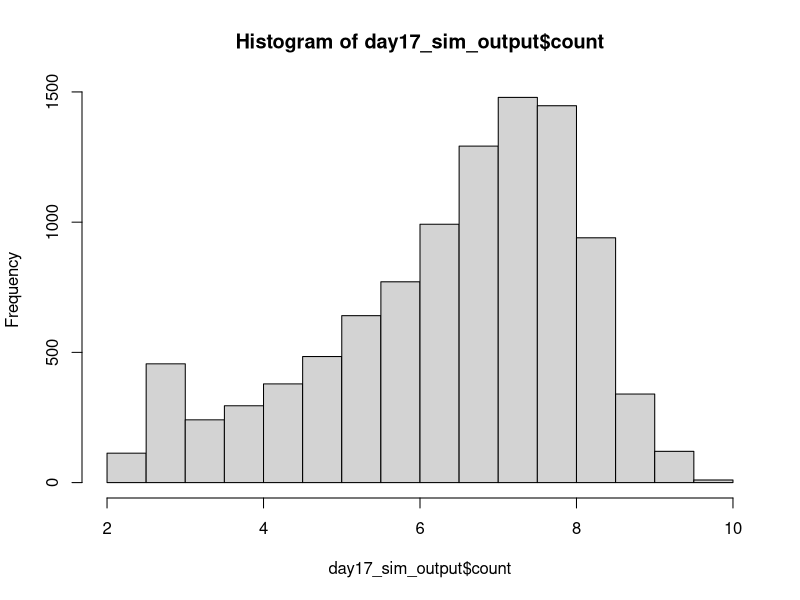
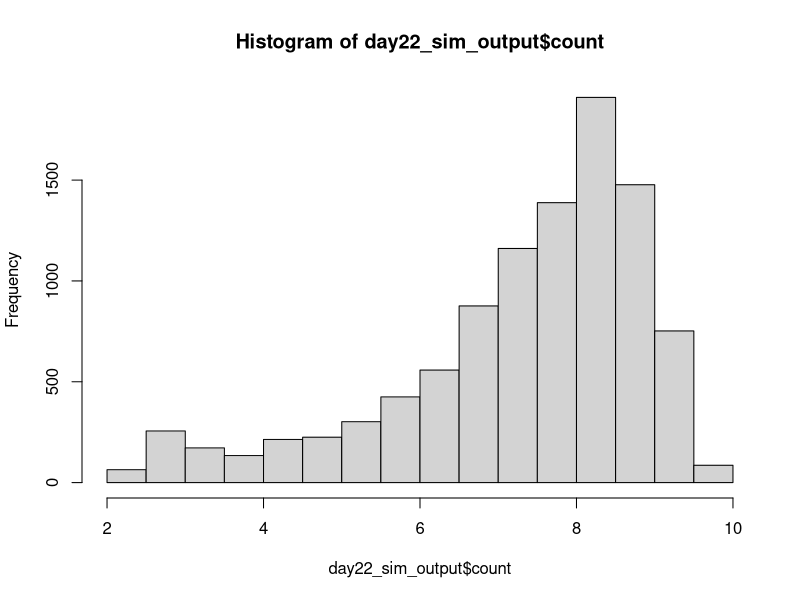

Reproduce these figures in R, in order. (Note: this script raises an error after producing the figures.)
## ---------------------------Title---------------------------------------------
# CIDA Shelf Life Model

## ---------------------------Description---------------------------------------
# Project: CIDA Spinach 

# Description: 

## ---------------------------Packages------------------------------------------

#   Loading packages
library(dplyr); library(MASS); library(VGAM)

## ---------------------------Seed----------------------------------------------

#Set seed
set.seed(1)

## ---------------------------Inputs--------------------------------------------

#Load in data

strain_param <- read.csv("primary_model_parameters_strain_by_rep_2022_08_26.csv", header = TRUE)
apc_param <- read.csv("primary_model_parameters_apc_by_rep_2022_09_01.csv", header = TRUE)

mumax_secon <- read.csv("secondary_model_mumax_strain_by_rep_2022-09-01.csv", header = TRUE)
lag_secon <- read.csv("secondary_model_lag_strain_by_rep_2022_09_01.csv", header = TRUE)
lag_apc_secon <- read.csv("secondary_model_lag_apc_by_rep2022_09_01.csv", header = TRUE)

initial_count <- read.csv("initial_distribution_2022_08_24.csv", header = TRUE)
st_frequency <- read.csv("st_frequency_2022_05_18.csv", header = TRUE)

#Change strain parameters to lowercase 
strain_param$isolate <- tolower(strain_param$isolate)
apc_param$isolate <- tolower(apc_param$isolate)

mumax_secon$isolate <- tolower(mumax_secon$isolate)
lag_secon$isolate <- tolower(lag_secon$isolate)

#Initial Count Distribution: Log transforming initial count, and fitting a normal distribution to the data
initial_count_dist <- function(n){
  a <- runif(n, min = initial_count$min, max = initial_count$max)
  ans <- a*0.8
  return(ans)
}

#ST Distribution
isolates <- st_frequency$cida_isolates
st_prev <- st_frequency$frequency

st_dist <- function(n) {
ans <- sample(isolates, size = n, prob = st_prev, replace = T)
return(ans)
}

#Storage Temperature Distribution
temp_location <- 4
temp_shape <- 2.31

temp_dist <- function(n) {
  ans <- rlaplace(n, temp_location, temp_shape)
  for(i in 1:n)
  while (ans[i] < 0 | ans[i] > 10) {
    ans[i] <- rlaplace(1, temp_location, temp_shape)
  }
  return(ans)
}

#Primary Growth Models 


#Baranyi
baranyi <- function(day, log10n0, log10nmax, mumax, lag){
  log10n <- log10nmax + log10((-1 + exp(mumax * lag) + exp(mumax * day))/(exp(mumax * day) - 1 + exp(mumax * lag) * 10^(log10nmax - log10n0)))
}

#Baranyi without lag
baranyi_no_lag <- function(day, log10n0, log10nmax, mumax){
  log10n <- log10nmax - log10(1 + (10^(log10nmax - log10n0) - 1) * exp(-mumax * day))
}

#Buchanan
buchanan <- function(day, log10n0, log10nmax, mumax, lag){
  log10n <- log10n0 + (day >= lag) * (day <= (lag + (log10nmax - log10n0) * log(10) / mumax)) * mumax * (day - lag) / log(10) + (day >= lag) * (day>(lag + (log10nmax - log10n0) * log(10) / mumax)) * (log10nmax - log10n0)
}

#Buchanan without lag
buchanan_no_lag <- function(day, log10n0, log10nmax, mumax){
  log10n <- log10n0 + (day <= ((log10nmax - log10n0) * log(10) / mumax)) * mumax * day / log(10) + (day > ((log10nmax - log10n0) * log(10) / mumax)) * (log10nmax - log10n0)
}

#Gompertz
gompertz <- function(day, log10n0, log10nmax, mumax, lag){
  log10n <- log10n0 + (log10nmax - log10n0) * exp(-exp(mumax * exp(1) * (lag - day) / ((log10nmax - log10n0) * log(10)) + 1))
}


log10N_with_lag <- function(day, log10n0, log10nmax, mumax, lag, model) {
  ans <- numeric(length = length(day))
  for(i in seq_along(day)){
    if (model[i] == "baranyi") {
      ans[i] <- baranyi(day[i], log10n0[i], log10nmax[i], mumax[i], lag[i])
    }
    else if(model[i] == 'buchanan') {
      ans[i] <- buchanan(day[i], log10n0[i], log10nmax[i], mumax[i], lag[i])
    }
    else if(model[i] == "gompertz"){
      ans[i] <- gompertz(day[i], log10n0[i], log10nmax[i], mumax[i], lag[i])
    } 
    else{
      stop(paste0(model, " is not a valid model name. Must be one of Buchanan, Baranyi, Gompertz."))
    }
  }
  return(ans)
  
}

log10N_without_lag <- function(day, log10n0, log10nmax, mumax, model) {
  ans <- numeric(length = length(day))
  for(i in seq_along(day)){
    if (model[i] == "baranyi_no_lag") {
      ans[i] <- baranyi_no_lag(day[i], log10n0[i], log10nmax[i], mumax[i])
    }
    else if(model[i] == 'buchanan_no_lag') {
      ans[i] <- buchanan_no_lag(day[i], log10n0[i], log10nmax[i], mumax[i])
    }
    else{
      stop(paste0(model, " is not a valid model name. Must be one of Buchanan, Baranyi, Gompertz."))
    }
  }
  return(ans)
  
}

#Secondary model 

NewMu <- function(temp, b, temp_min) {
  sqrt_mu <- b*(temp - temp_min)
  ans <- sqrt_mu^2
  return(ans)
}

NewLag <- function(temp, b, temp_min) {
  sqrt_lag <- b*(temp - temp_min)
  ans <- sqrt_lag^2
  return(ans)
}

## ---------------------------Simulation Overview-------------------------------

n_packages <- 10000
n_sim <- n_packages
n_day <- 22

## ---------------Assigning Model Inputs----------------------------------------

#Assigning initial count, ST and temperature to each package
packages_sim <- data.frame(matrix(, nrow = n_sim, ncol = 9))
colnames(packages_sim) <- c("package", "initial_count", "storage_temp", "isolate", "isolate_rep", "model", "lag", "mu", "nmax")

packages_sim$package <- rep(1:n_packages)
packages_sim$initial_count <- initial_count_dist(n_sim)
packages_sim$storage_temp <- temp_dist(n_sim)
packages_sim$isolate <- st_dist(n_sim)
packages_sim$isolate_rep <- sample(1:3, n_sim, replace = TRUE)

#Assigning a growth model to each package. The selected model will be the best fitting model at 6˚C 
for(i in 1:n_sim){
  strain_index <- which(packages_sim$isolate[i] == strain_param$isolate & packages_sim$isolate_rep[i] == strain_param$rep & 6 == strain_param$temp)
  packages_sim$model[i] <- strain_param$model_type[strain_index]
}

#Assign lag to each package

for(i in 1:n_sim){
  rep <- packages_sim$isolate_rep[i]
  if(packages_sim$isolate[i] == "s12-0180"){
    rep <- sample(c(1, 3), 1, replace = TRUE)
  } else if (packages_sim$isolate[i] == "s12-0184"){
    rep <- 1
  } else if (packages_sim$isolate[i] == "s12-0132"){
    rep <- 3
  }  else {
    rep <- rep
  }
  apc_lag <- 0
  strain_index <- which(packages_sim$isolate[i] == lag_secon$isolate & rep == lag_secon$rep)
  strain_lag <- NewLag(packages_sim$storage_temp[i], lag_secon$b_mu[strain_index], lag_secon$temp_min_mu[strain_index])
  strain_lag <- ifelse(packages_sim$isolate[i] == "s12-0166", 0, strain_lag)
  packages_sim$lag[i] <- runif(n = 1, min = min(strain_lag, apc_lag), max = max(strain_lag, apc_lag))
  packages_sim$lag[i] <- packages_sim$lag[i]
}

packages_sim$lag <- ifelse(packages_sim$model %in% c("baranyi_no_lag", "buchanan_no_lag"), NA, packages_sim$lag)

#Assign mumax to each package
for(i in 1:n_sim){
  rep <- ifelse(packages_sim$isolate[i] == "s12-0141", 1, packages_sim$isolate_rep[i])
  strain_index <- which(packages_sim$isolate[i] == mumax_secon$isolate & rep == mumax_secon$rep)
  package_mu <- NewMu(packages_sim$storage_temp[i], mumax_secon$b_mu[strain_index], mumax_secon$temp_min_mu[strain_index])
  packages_sim$mu[i] <- package_mu
}

#Assign nmax to each package
for(i in 1:n_sim){
  rep <- packages_sim$isolate_rep[i]
strain_index <- which(packages_sim$isolate[i] == strain_param$isolate & rep == strain_param$rep & 6 == strain_param$temp)
apc_index <- which(packages_sim$isolate[i] == apc_param$isolate & rep == apc_param$rep & 6 == apc_param$temp)
strain_nmax <- strain_param$nmax[strain_index]
apc_nmax <- apc_param$nmax[strain_index]
packages_sim$nmax[i] <- runif(n = 1, strain_nmax, apc_nmax)
packages_sim$nmax[i] <- packages_sim$nmax[i]
}

## ----------------Assessing Growth Over Shelf Life-----------------------------

models_with_lag <- c("baranyi", "buchanan", "gompertz")

shelf_life_sim <- packages_sim[rep(seq_len(nrow(packages_sim)), each = 22), ]
rownames(shelf_life_sim) <- 1:nrow(shelf_life_sim)
shelf_life_sim["day"] <- rep(1:n_day, times = n_sim)
shelf_life_sim["count"] <- NA

shelf_life_sim[is.na(shelf_life_sim$lag), ] <- shelf_life_sim[is.na(shelf_life_sim$lag), ] %>% 
  mutate(count = log10N_without_lag(day, initial_count, nmax, mu, model))

shelf_life_sim[!is.na(shelf_life_sim$lag), ] <- shelf_life_sim[!is.na(shelf_life_sim$lag), ] %>% 
  mutate(count = log10N_with_lag(day, initial_count, nmax, mu, lag, model))

## --------------------------------Plotting Outcome-----------------------------

day17_sim_output <- shelf_life_sim %>%
  filter(day == 17)

h17 <- hist(day17_sim_output$count)
h17


day22_sim_output <- shelf_life_sim %>%
  filter(day == 22)

h22 <- hist(day22_sim_output$count)
h22

## --------------------------------Threshold------------------------------------

sa_temp <- shelf_life_sim %>%
  group_by(day) %>%
  summarise(prop_fail = sum(count > 7.6)/n_packages) %>%
  mutate(adj = 0.8) %>%
  mutate(param = "n0")

## --------------------------------Export---------------------------------------

date <- Sys.Date()
date <- gsub("-", "_", date)
file_name <- paste0("output/sa_n0_", date,".csv")
  
write.table(sa_temp, file_name, sep = ",", col.names = !file.exists(file_name), append = T, row.names = FALSE)
